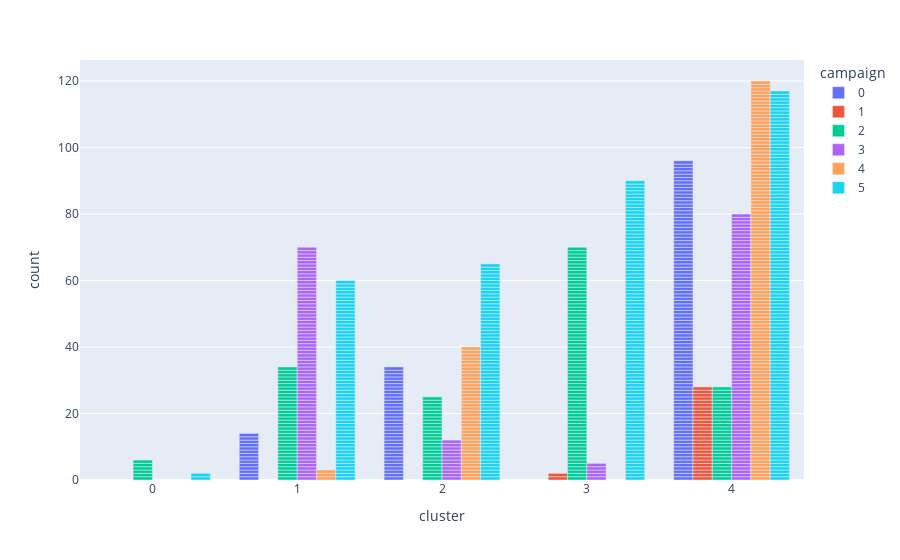

Notebook source saved alongside this figure:
### Code cell
px.bar(
    df2_melted_for_campaigns,
    x='cluster',
    y='count',
    color='campaign',
    barmode='group'
)

### Figure 1 — Plotly figure (JSON) as saved in the notebook; plotly's stock layout.template omitted (floating-point values rounded to 4 significant figures; data arrays with more than 128 entries replaced by an {"elided": "..."} marker saying what was removed)
{"data": [{"alignmentgroup": "True", "hovertemplate": "campaign=0<br>cluster=%{x}<br>count=%{y}<extra></extra>", "legendgroup": "0", "marker": {"color": "#636efa"}, "name": "0", "offsetgroup": "0", "orientation": "v", "showlegend": true, "textposition": "auto", "type": "bar", "x": {"elided": "144 int values"}, "xaxis": "x", "y": {"elided": "144 int values"}, "yaxis": "y"}, {"alignmentgroup": "True", "hovertemplate": "campaign=1<br>cluster=%{x}<br>count=%{y}<extra></extra>", "legendgroup": "1", "marker": {"color": "#EF553B"}, "name": "1", "offsetgroup": "1", "orientation": "v", "showlegend": true, "textposition": "auto", "type": "bar", "x": [4, 4, 4, 4, 4, 4, 4, 4, 4, 4, 4, 4, 3, 4, 4, 4, 4, 4, 3, 4, 4, 4, 4, 4, 4, 4, 4, 4, 4, 4], "xaxis": "x", "y": [1, 1, 1, 1, 1, 1, 1, 1, 1, 1, 1, 1, 1, 1, 1, 1, 1, 1, 1, 1, 1, 1, 1, 1, 1, 1, 1, 1, 1, 1], "yaxis": "y"}, {"alignmentgroup": "True", "hovertemplate": "campaign=2<br>cluster=%{x}<br>count=%{y}<extra></extra>", "legendgroup": "2", "marker": {"color": "#00cc96"}, "name": "2", "offsetgroup": "2", "orientation": "v", "showlegend": true, "textposition": "auto", "type": "bar", "x": {"elided": "163 int values"}, "xaxis": "x", "y": {"elided": "163 int values"}, "yaxis": "y"}, {"alignmentgroup": "True", "hovertemplate": "campaign=3<br>cluster=%{x}<br>count=%{y}<extra></extra>", "legendgroup": "3", "marker": {"color": "#ab63fa"}, "name": "3", "offsetgroup": "3", "orientation": "v", "showlegend": true, "textposition": "auto", "type": "bar", "x": {"elided": "167 int values"}, "xaxis": "x", "y": {"elided": "167 int values"}, "yaxis": "y"}, {"alignmentgroup": "True", "hovertemplate": "campaign=4<br>cluster=%{x}<br>count=%{y}<extra></extra>", "legendgroup": "4", "marker": {"color": "#FFA15A"}, "name": "4", "offsetgroup": "4", "orientation": "v", "showlegend": true, "textposition": "auto", "type": "bar", "x": {"elided": "163 int values"}, "xaxis": "x", "y": {"elided": "163 int values"}, "yaxis": "y"}, {"alignmentgroup": "True", "hovertemplate": "campaign=5<br>cluster=%{x}<br>count=%{y}<extra></extra>", "legendgroup": "5", "marker": {"color": "#19d3f3"}, "name": "5", "offsetgroup": "5", "orientation": "v", "showlegend": true, "textposition": "auto", "type": "bar", "x": {"elided": "334 int values"}, "xaxis": "x", "y": {"elided": "334 int values"}, "yaxis": "y"}], "layout": {"barmode": "group", "legend": {"title": {"text": "campaign"}, "tracegroupgap": 0}, "margin": {"t": 60}, "xaxis": {"anchor": "y", "domain": [0.0, 1.0], "title": {"text": "cluster"}}, "yaxis": {"anchor": "x", "domain": [0.0, 1.0], "title": {"text": "count"}}}}
